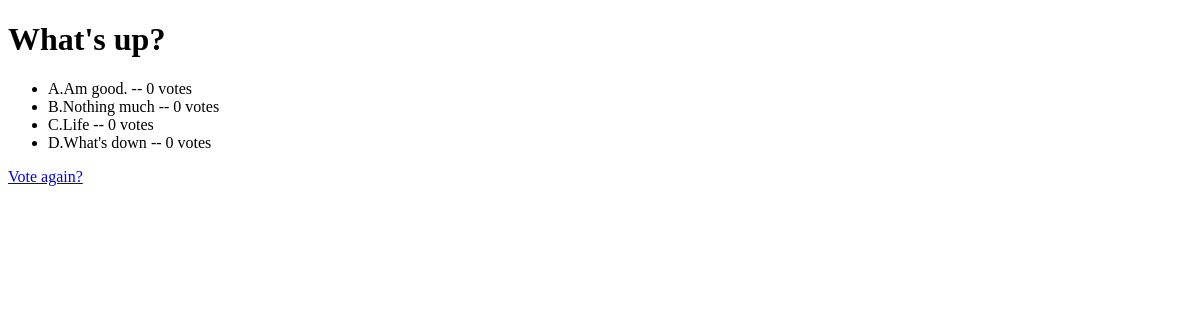
/polls/1/results/, run on an earlier commit of the app's database.
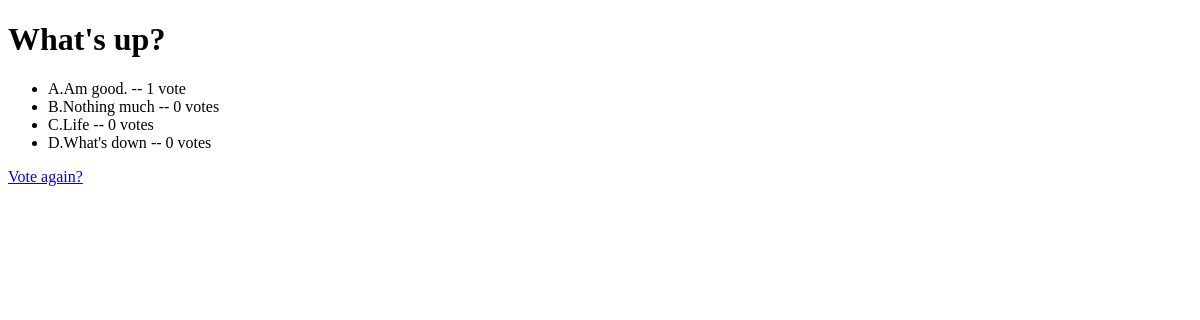
And on a later commit of the database.
### myapp/models.py (models this page shows, shortened)
class Question(models.Model):
    question_text = models.CharField(max_length=250)
    pub_date = models.DateTimeField("date published")

class Choice(models.Model):
    question = models.ForeignKey(Question, on_delete=models.CASCADE)
    choice_text = models.CharField(max_length=250)
    votes = models.IntegerField(default=0)

### myapp/views.py (the view)
# urls.py: path("<int:pk>/results/", views.ResultsView.as_view(), name="results"),
class ResultsView(generic.DetailView):
    model = Question
    template_name = "polls/results.html"

### myapp/templates/polls/results.html (shortened to what this page needs)
<!DOCTYPE html>
<html lang="en">
  <head>
  </head>
  <body>
    <h1>{{ question.question_text }}</h1>
        <ul>
        {% for choice in question.choice_set.all %}
            <li>{{ choice.choice_text }} -- {{ choice.votes }} vote{{ choice.votes|pluralize }}</li>
        {% endfor %}
        </ul>
        <a href="{% url 'polls:detail' question.id %}">Vote again?</a>
  </body>
</html>

What changed in the data, as far as the page shows it:
changed Choice "A.Am good.": votes "0" → "1"
